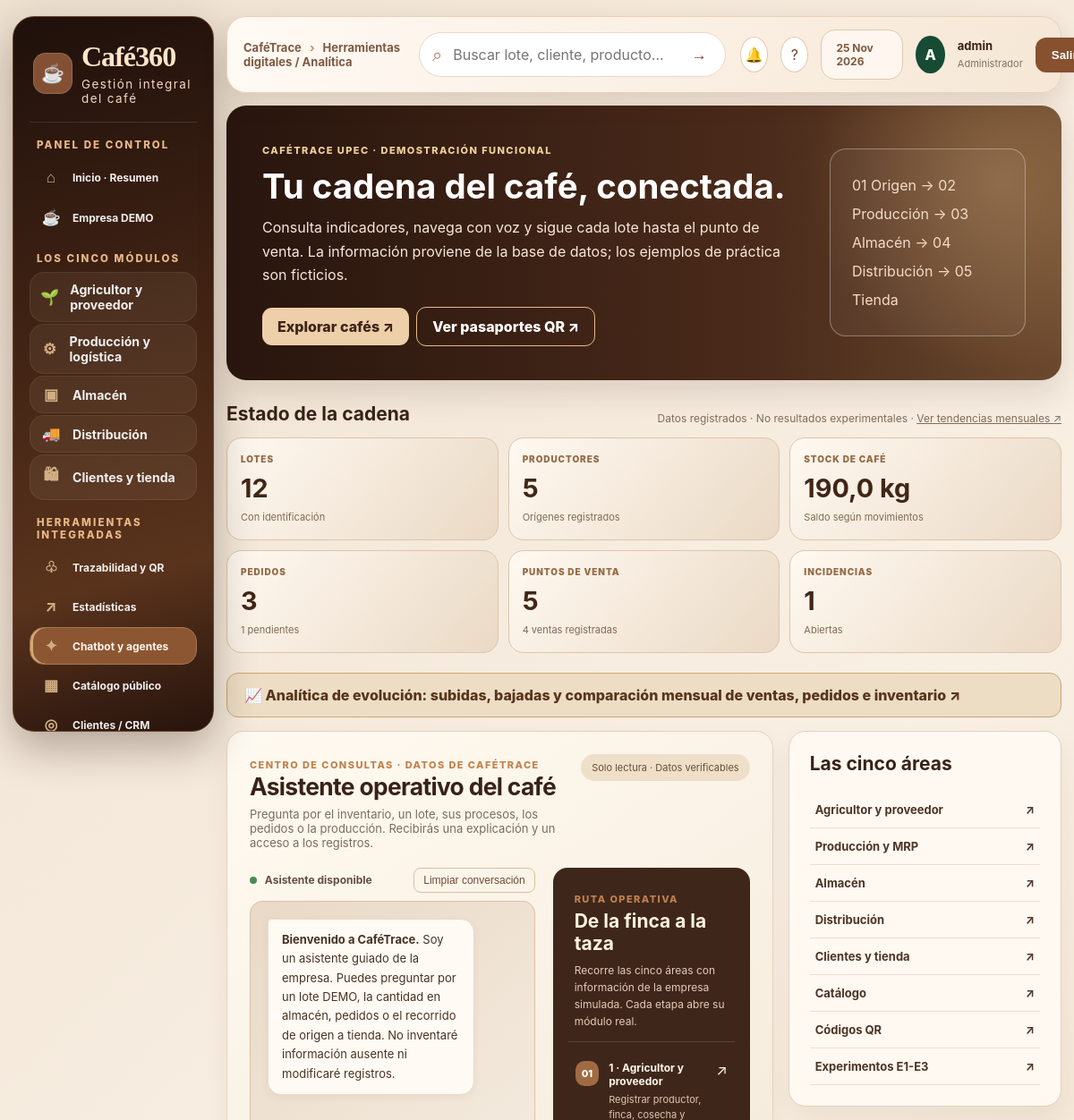
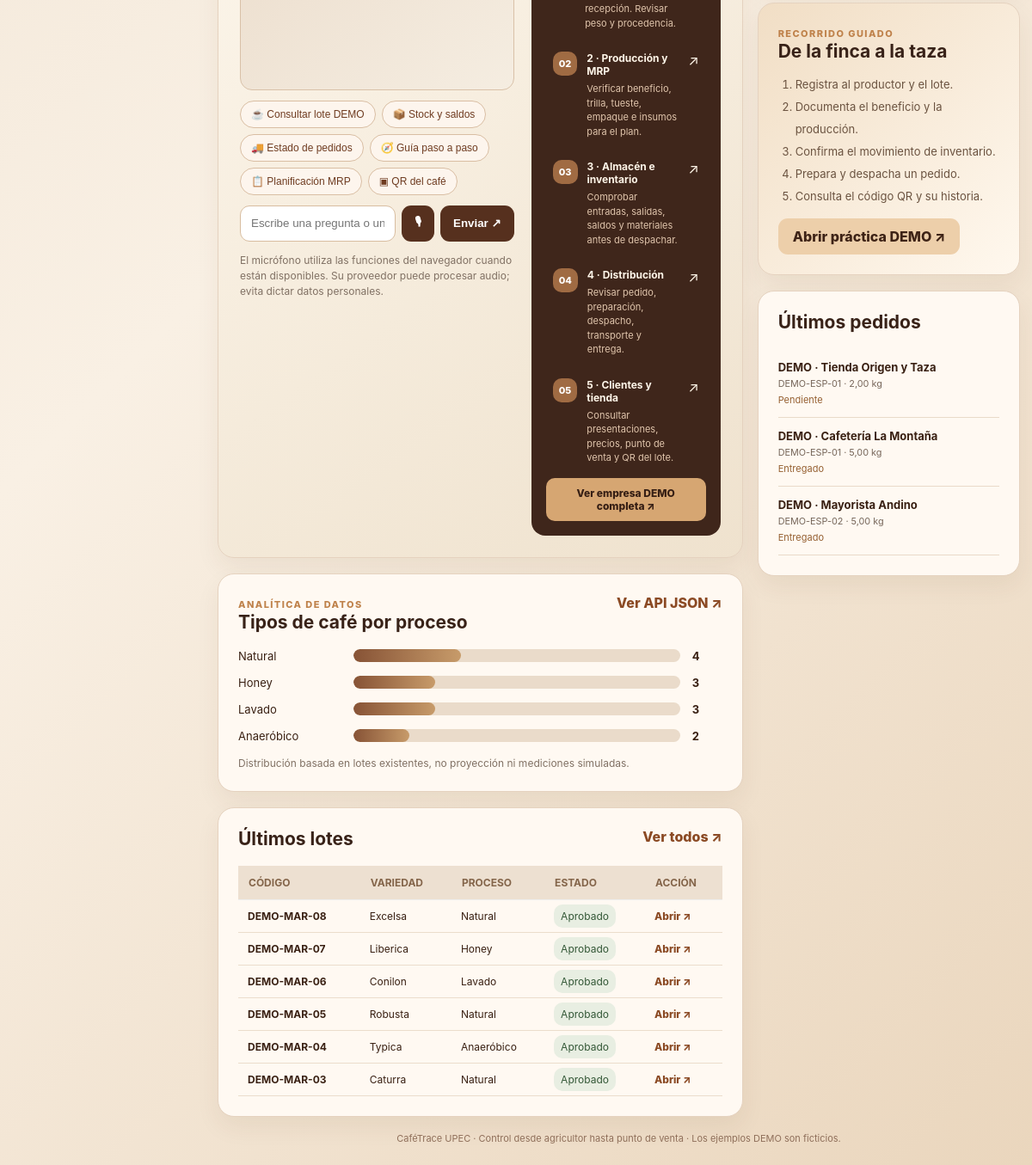
The page /herramientas/ (signed in) on the database its author committed (2 pictures, top to bottom).
### trazabilidad/models.py (models this page shows, shortened)
class Lote(models.Model):
    METODOS = [
        ("Lavado", "Lavado"),
        ("Honey", "Honey"),
        ("Natural", "Natural"),
        ("Anaeróbico", "Anaeróbico"),
    ]
    ESTADOS = [
        ("En proceso", "En proceso"),
        ("Aprobado", "Aprobado"),
        ("Rechazado", "Rechazado"),
    ]
    codigo = models.CharField(max_length=30, unique=True, editable=False)
    productor = models.ForeignKey(Productor, on_delete=models.PROTECT, related_name="lotes")
    finca = models.ForeignKey(Finca, on_delete=models.PROTECT, related_name="lotes")
    variedad = models.CharField(max_length=100)
    fecha_cosecha = models.DateField()
    cantidad_kg = models.DecimalField(max_digits=10, decimal_places=2)
    metodo_proceso = models.CharField(max_length=30, choices=METODOS, default="Lavado")
    fecha_ingreso = models.DateField(default=timezone.now)
    humedad = models.DecimalField(max_digits=5, decimal_places=2, null=True, blank=True)
    temperatura_secado = models.DecimalField(max_digits=5, decimal_places=2, null=True, blank=True)
    tiempo_fermentacion_horas = models.DecimalField(max_digits=6, decimal_places=2, null=True, blank=True)
    estado = models.CharField(max_length=30, choices=ESTADOS, default="En proceso")
    notas = models.TextField(blank=True)
    creado = models.DateTimeField(auto_now_add=True)
    class Meta:
        ordering = ["-creado"]

class Pedido(models.Model):
    cliente = models.CharField(max_length=150)
    contacto = models.CharField(max_length=150,blank=True)
    lote = models.ForeignKey(Lote,on_delete=models.PROTECT,related_name="pedidos")
    cantidad_kg = models.DecimalField(max_digits=10,decimal_places=2)
    fecha = models.DateTimeField(default=timezone.now)
    estado = models.CharField(max_length=20,choices=[(s,s) for s in ["Pendiente","Preparado","Despachado","Entregado","Cancelado"]],default="Pendiente")
    destino = models.CharField(max_length=200,blank=True)
    codigo_seguimiento = models.CharField(max_length=80,blank=True)
    destino_cedi = models.BooleanField(default=False)

### cadena/innovacion.py (the view)
# urls.py: path('herramientas/',innovacion.centro,name='cadena_herramientas'),
@login_required
def centro(request):
    if not _autorizado(request.user):return HttpResponseForbidden('Área exclusiva para personal autorizado.')
    return render(request,'cadena/innovacion.html',{
        'm':_metrics(), 'enlaces':_links(),
        'lotes_recientes':Lote.objects.select_related('finca').order_by('-id')[:6],
        'pedidos_recientes':Pedido.objects.select_related('lote').order_by('-fecha')[:5],
        'demo': True,
        'guias': [{**g, 'url':reverse(g['url_nombre'],args=g['url_args'])} for g in GUIAS],
    })

### templates/cadena/innovacion.html (shortened to what this page needs)
{% extends 'base.html' %}{% load static %}
{% block extra_head %}<link rel="stylesheet" href="{% static 'css/innovacion.css' %}">{% endblock %}
{% block breadcrumb %}Herramientas digitales / Analítica{% endblock %}
{% block content %}
<section class="ct-hero"><div><span class="ct-eyebrow">CAFÉTRACE UPEC · DEMOSTRACIÓN FUNCIONAL</span><h1>Tu cadena del café, conectada.</h1><p>Consulta indicadores, navega con voz y sigue cada lote hasta el punto de venta. La información proviene de la base de datos; los ejemplos de práctica son ficticios.</p><a class="ct-btn" href="{% url 'cadena_catalogo' %}">Explorar cafés ↗</a><a class="ct-btn ct-ghost" href="{% url 'cadena_qrs' %}">Ver pasaportes QR ↗</a></div><div class="ct-hero-visual"><div class="ct-bubble">01 Origen → 02 Producción → 03 Almacén → 04 Distribución → 05 Tienda</div></div></section>
<div class="ct-section-title"><h2>Estado de la cadena</h2><span>Datos registrados · No resultados experimentales · <a href="{% url 'cadena_estadisticas' %}">Ver tendencias mensuales ↗</a></span></div>
<section class="ct-metrics"><div><span>LOTES</span><strong>{{ m.lotes }}</strong><small>Con identificación</small></div><div><span>PRODUCTORES</span><strong>{{ m.productores }}</strong><small>Orígenes registrados</small></div><div><span>STOCK DE CAFÉ</span><strong>{{ m.stock_lotes_kg|floatformat:1 }} kg</strong><small>Saldo según movimientos</small></div><div><span>PEDIDOS</span><strong>{{ m.pedidos }}</strong><small>{{ m.pedidos_pendientes }} pendientes</small></div><div><span>PUNTOS DE VENTA</span><strong>{{ m.puntos_venta }}</strong><small>{{ m.ventas }} ventas registradas</small></div><div><span>INCIDENCIAS</span><strong>{{ m.incidencias_abiertas }}</strong><small>Abiertas</small></div></section>
<section class="ct-trend-shortcut"><a href="{% url 'cadena_estadisticas' %}">📈 Analítica de evolución: subidas, bajadas y comparación mensual de ventas, pedidos e inventario ↗</a></section>
<section class="ct-layout">
 <div class="ct-maincol">
  <div class="ct-card ct-chatpanel" id="asistente-cafe" aria-label="Asistente operativo CaféTrace">
    <div class="ct-cardhead"><div><span class="ct-eyebrow">CENTRO DE CONSULTAS · DATOS DE CAFÉTRACE</span><h2>Asistente operativo del café</h2><p>Pregunta por el inventario, un lote, sus procesos, los pedidos o la producción. Recibirás una explicación y un acceso a los registros.</p></div><span class="ct-chip">Solo lectura · Datos verificables</span></div>
    <div class="ct-assistant-layout">
      <div>
        <div class="ct-chat-toolbar"><span><span class="ct-live-dot"></span> Asistente disponible</span><button type="button" id="ct-clear" class="ct-lightbutton">Limpiar conversación</button></div>
        <div id="ct-chat" class="ct-chat" aria-live="polite" role="log"><div class="ct-msg bot"><b>Bienvenido a CaféTrace.</b> Soy un asistente guiado de la empresa. Puedes preguntar por un lote DEMO, la cantidad en almacén, pedidos o el recorrido de origen a tienda. No inventaré información ausente ni modificaré registros.</div></div>
        <div id="ct-prompts" class="ct-prompts">
          <button type="button" data-query="Dime el historial del lote DEMO-ESP-01">☕ Consultar lote DEMO</button>
          <button type="button" data-query="¿Cuánto stock tenemos en almacén?">📦 Stock y saldos</button>
          <button type="button" data-query="¿Cuántos pedidos están pendientes?">🚚 Estado de pedidos</button>
          <button type="button" data-query="Explícame el recorrido guiado de las cinco áreas">🧭 Guía paso a paso</button>
          <button type="button" data-query="¿Cómo funciona el MRP?">📋 Planificación MRP</button>
          <button type="button" data-query="¿Cómo consulta un cliente el QR?">▣ QR del café</button>
        </div>
        <form id="ct-form" class="ct-form"><input id="ct-input" type="text" maxlength="240" autocomplete="off" placeholder="Escribe una pregunta o un código de lote..." aria-label="Pregunta para el asistente" required><button type="button" id="ct-mic" title="Dictar pregunta" aria-label="Activar reconocimiento de voz">🎙</button><button type="submit" id="ct-send">Enviar ↗</button></form>
        <p class="ct-note" id="ct-voice-note">El micrófono utiliza las funciones del navegador cuando están disponibles. Su proveedor puede procesar audio; evita dictar datos personales.</p>
      </div>
      <aside class="ct-assistant-guide"><div class="ct-guide-heading"><span class="ct-eyebrow">RUTA OPERATIVA</span><h3>De la finca a la taza</h3><p>Recorre las cinco áreas con información de la empresa simulada. Cada etapa abre su módulo real.</p></div>
      {% for g in guias %}<a href="{{ g.url }}" class="ct-guide-step"><span class="ct-guide-number">{{ forloop.counter|stringformat:"02d" }}</span><span><b>{{ g.titulo }}</b><small>{{ g.descripcion }}</small></span><span aria-hidden="true">↗</span></a>{% endfor %}
      <a class="ct-guide-footer" href="{% url 'cadena_empresa_demo' %}">Ver empresa DEMO completa ↗</a></aside>
    </div>
  </div>
  <div class="ct-card"><div class="ct-cardhead"><div><span class="ct-eyebrow">ANALÍTICA DE DATOS</span><h2>Tipos de café por proceso</h2></div><a href="{% url 'cadena_api_resumen' %}">Ver API JSON ↗</a></div>
  <div class="ct-bars">{% for nombre,numero in m.por_metodo.items %}<div class="ct-barline"><span>{{ nombre }}</span><div><i style="width:{% widthratio numero m.lotes 100 %}%"></i></div><strong>{{ numero }}</strong></div>{% empty %}<p>No hay lotes registrados; utiliza el comando DEMO o registra un nuevo lote.</p>{% endfor %}</div><p class="ct-note">Distribución basada en lotes existentes, no proyección ni mediciones simuladas.</p></div>
  <div class="ct-card"><div class="ct-cardhead"><h2>Últimos lotes</h2><a href="{% url 'lista_lotes' %}">Ver todos ↗</a></div><div class="ct-tablewrap"><table class="ct-table"><thead><tr><th>Código</th><th>Variedad</th><th>Proceso</th><th>Estado</th><th>Acción</th></tr></thead><tbody>{% for lote in lotes_recientes %}<tr><td><b>{{ lote.codigo }}</b></td><td>{{ lote.variedad }}</td><td>{{ lote.metodo_proceso }}</td><td><span class="ct-status">{{ lote.estado }}</span></td><td><a href="{% url 'detalle_lote' lote.id %}">Abrir ↗</a></td></tr>{% empty %}<tr><td colspan="5">Aún no hay lotes registrados.</td></tr>{% endfor %}</tbody></table></div></div>
 </div>
 <aside class="ct-sidecol"><div class="ct-card"><div class="ct-cardhead"><h2>Las cinco áreas</h2></div><div class="ct-links">{% for texto,url in enlaces %}<a href="{{ url }}"><span>{{ texto }}</span><span>↗</span></a>{% endfor %}</div></div>
 <div class="ct-card ct-guide"><span class="ct-eyebrow">RECORRIDO GUIADO</span><h2>De la finca a la taza</h2><ol><li>Registra al productor y el lote.</li><li>Documenta el beneficio y la producción.</li><li>Confirma el movimiento de inventario.</li><li>Prepara y despacha un pedido.</li><li>Consulta el código QR y su historia.</li></ol><a class="ct-btn" href="{% url 'recorrido_demo' %}">Abrir práctica DEMO ↗</a></div>
 <div class="ct-card"><div class="ct-cardhead"><h2>Últimos pedidos</h2></div>{% for p in pedidos_recientes %}<div class="ct-order"><b>{{ p.cliente }}</b><small>{{ p.lote.codigo }} · {{ p.cantidad_kg }} kg</small><span>{{ p.estado }}</span></div>{% empty %}<p class="ct-note">Sin pedidos registrados.</p>{% endfor %}</div>
 </aside>
</section>
{% endblock %}

### templates/base.html (shortened to what this page needs)
{% load static %}
<!DOCTYPE html><html lang="es"><head><meta charset="utf-8"><meta name="viewport" content="width=device-width,initial-scale=1"><title>{% block title %}CaféTrace · Cadena del café{% endblock %}</title>
<link rel="stylesheet" href="{% static 'css/style.css' %}"><link rel="stylesheet" href="{% static 'css/dashboard-pro.css' %}"><link rel="stylesheet" href="{% static 'css/cadena-2026.css' %}"><link rel="stylesheet" href="{% static 'css/cafe-experiencia.css' %}"><link rel="stylesheet" href="{% static 'css/tienda-premium.css' %}"><link rel="stylesheet" href="{% static 'css/cafe360-ui.css' %}">{% block extra_head %}{% endblock %}</head>
<body class="mrp-app {% if user.is_superuser %}mrp-admin{% else %}mrp-operator{% endif %}"><div class="mrp-shell">
{% if user.is_superuser %}<aside id="mrp-sidebar" class="mrp-sidebar"><a href="{% url 'inicio' %}" class="mrp-brand"><span class="mrp-brandicon">☕</span><span><strong>Café360</strong><small>Gestión integral del café</small></span></a>
<div class="mrp-side-title">PANEL DE CONTROL</div>
<a class="mrp-menu-link" href="{% url 'inicio' %}"><span>⌂</span> Inicio · Resumen</a>
<a class="mrp-menu-link" href="{% url 'cadena_empresa_demo' %}"><span>☕</span> Empresa DEMO</a>
<div class="mrp-side-title">LOS CINCO MÓDULOS</div>
<a class="mrp-menu-link c360-primary-module" href="{% url 'cadena_area' 'proveedor' %}"><span>🌱</span> Agricultor y proveedor</a>
<a class="mrp-menu-link c360-primary-module" href="{% url 'cadena_area' 'produccion' %}"><span>⚙</span> Producción y logística</a>
<a class="mrp-menu-link c360-primary-module" href="{% url 'cadena_area' 'almacen' %}"><span>▣</span> Almacén</a>
<a class="mrp-menu-link c360-primary-module" href="{% url 'cadena_area' 'distribucion' %}"><span>🚚</span> Distribución</a>
<a class="mrp-menu-link c360-primary-module" href="{% url 'cadena_area' 'tienda' %}"><span>🛍</span> Clientes y tienda</a>
<div class="mrp-side-title">HERRAMIENTAS INTEGRADAS</div>
<a class="mrp-menu-link" href="{% url 'lista_lotes' %}"><span>♧</span> Trazabilidad y QR</a>
<a class="mrp-menu-link" href="{% url 'cadena_estadisticas' %}"><span>↗</span> Estadísticas</a>
<a class="mrp-menu-link" href="{% url 'cadena_herramientas' %}"><span>✦</span> Chatbot y agentes</a>
<a class="mrp-menu-link" href="{% url 'catalogo_publico' %}"><span>▦</span> Catálogo público</a>
<a class="mrp-menu-link" href="{% url 'cadena_puntos' %}"><span>◎</span> Clientes / CRM</a>
<div class="mrp-sidebar-bottom"><span>●</span> Aplicativo conectado a una empresa simulada<br><small>Catálogo, QR, analítica, trazabilidad y áreas operativas integradas.</small></div></aside>{% endif %}
<div class="mrp-main"><header class="mrp-topbar">{% if user.is_superuser %}<button class="mrp-mobile" type="button" onclick="document.getElementById('mrp-sidebar').classList.toggle('mrp-open')" aria-label="Abrir menú">☰</button>{% else %}<a class="operator-brand" href="{% url 'inicio' %}">☕ CaféTrace <span>· Mi área de trabajo</span></a>{% endif %}<div class="mrp-breadcrumb">CaféTrace <span>›</span> {% block breadcrumb %}Cadena de suministro{% endblock %}</div><form class="c360-search" action="{% url 'lista_lotes' %}" method="get"><input type="text" name="q" placeholder="Buscar lote, cliente, producto..."><button type="submit">→</button></form><div class="mrp-top-right"><a class="c360-icon-btn" href="{% url 'alertas' %}" title="Alertas">🔔</a><a class="c360-icon-btn" href="{% url 'cadena_herramientas' %}" title="Asistente">?</a><span class="mrp-top-date">{% now 'd M Y' %}</span><span class="mrp-avatar">{{ user.first_name|default:user.username|first|upper }}</span><span class="mrp-user"><b>{{ user.get_full_name|default:user.username }}</b><small>{% if user.is_superuser %}Administrador{% else %}{% for g in user.groups.all %}{{ g.name }}{% if not forloop.last %} · {% endif %}{% empty %}Operador{% endfor %}{% endif %}</small></span><form method="post" action="{% url 'logout' %}">{% csrf_token %}<button type="submit" class="mrp-exit">Salir</button></form></div></header>
<main class="mrp-content">{% block content %}{% endblock %}</main><footer class="mrp-footer">CaféTrace UPEC · Control desde agricultor hasta punto de venta · Los ejemplos DEMO son ficticios.</footer></div></div>
<script>document.querySelectorAll('.mrp-menu-link').forEach(a=>{if(a.pathname===location.pathname)a.classList.add('is-active')})</script>{% block extra_js %}{% endblock %}</body></html>

### rows shown on the page
Lote: metodo_proceso "Natural", numero "4", codigo "DEMO-MAR-03", variedad "Caturra", estado "Aprobado"
Lote: codigo "DEMO-MAR-08", variedad "Excelsa", metodo_proceso "Natural", estado "Aprobado"
Lote: codigo "DEMO-MAR-07", variedad "Liberica", metodo_proceso "Honey", estado "Aprobado"
Lote: codigo "DEMO-MAR-06", variedad "Conilon", metodo_proceso "Lavado", estado "Aprobado"
Lote: codigo "DEMO-MAR-05", variedad "Robusta", metodo_proceso "Natural", estado "Aprobado"
Lote: codigo "DEMO-MAR-04", variedad "Typica", metodo_proceso "Anaeróbico", estado "Aprobado"
Pedido: cliente "DEMO · Tienda Origen y Taza", lote.codigo "DEMO-ESP-01", cantidad_kg "2,00", estado "Pendiente"
Pedido: cliente "DEMO · Cafetería La Montaña", lote.codigo "DEMO-ESP-01", cantidad_kg "5,00", estado "Entregado"
Pedido: cliente "DEMO · Mayorista Andino", lote.codigo "DEMO-ESP-02", cantidad_kg "5,00", estado "Entregado"

### other values the page prints
{{ user.first_name|default:user.username|first|upper }} "A"
{{ user.get_full_name|default:user.username }} "admin"
{{ m.lotes }} "12"
{{ m.productores }} "5"
{{ m.stock_lotes_kg|floatformat:1 }} "190,0"
{{ m.pedidos }} "3"
{{ m.pedidos_pendientes }} "1"
{{ m.puntos_venta }} "5"
{{ m.ventas }} "4"
{{ m.incidencias_abiertas }} "1"
{{ g.titulo }} "1 · Agricultor y proveedor" "2 · Producción y MRP" "3 · Almacén e inventario" "4 · Distribución" "5 · Clientes y tienda"
{{ g.descripcion }} "Registrar productor, finca, cosecha y recepción. Revisar peso y procedencia." "Verificar beneficio, trilla, tueste, empaque e insumos para el plan." "Comprobar entradas, salidas, saldos y materiales antes de despachar." "Revisar pedido, preparación, despacho, transporte y entrega." "Consultar presentaciones, precios, punto de venta y QR del lote."
{{ nombre }} "Honey" "Lavado" "Anaeróbico"
{{ numero }} "3" "3" "2"
{{ texto }} "Agricultor y proveedor" "Producción y MRP" "Almacén" "Distribución" "Clientes y tienda" "Catálogo" "Códigos QR" "Experimentos E1-E3"
